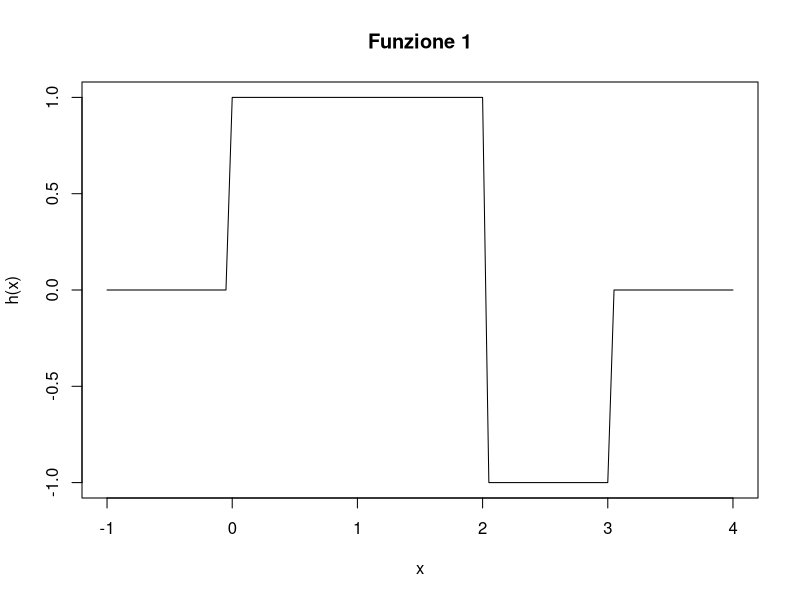
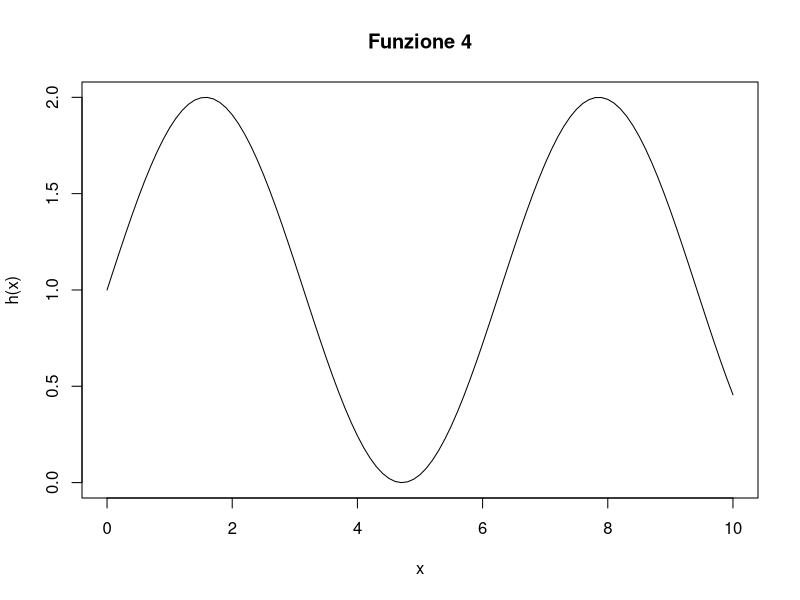
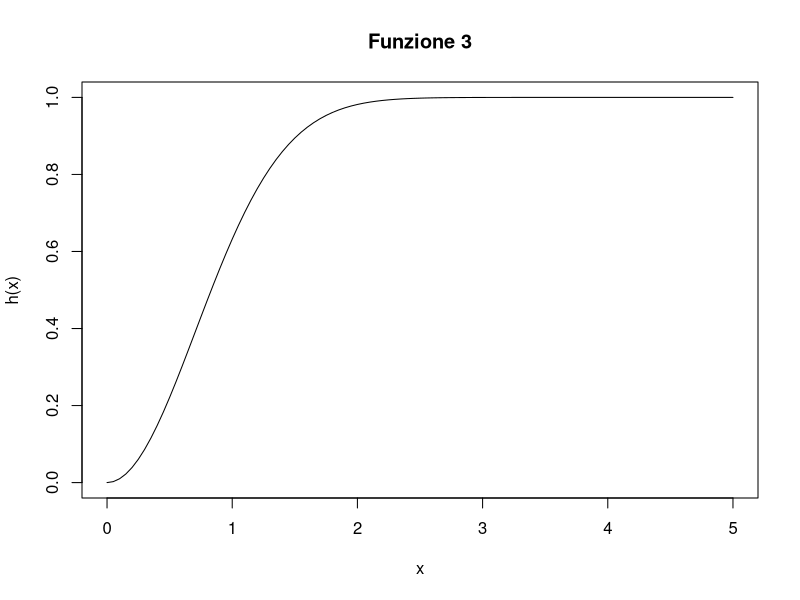
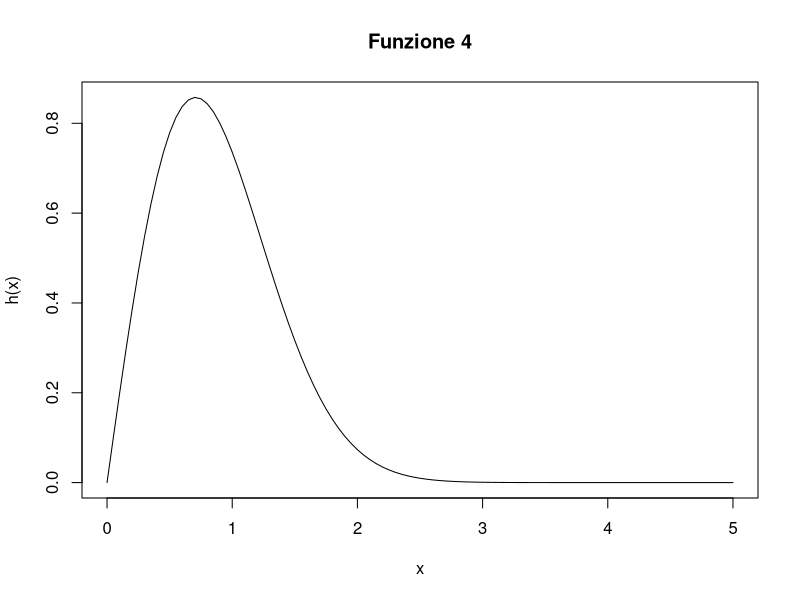

R code for these plots, in order:
# a. 
h1 <- function(x) {
  ifelse(x >= 0 & x <= 2, 1, ifelse(x >= 2 & x <= 3, -1, 0))
}

# Plot 1
curve(h1(x), from = -1, to = 4, ylab = "h(x)", main = "Funzione 1")
integrate(function(x) h1(x), -Inf, Inf) # Neither a PDF nor a CDF

# b.
h2 <- function(x) {
  sin(x) + 1
}

# Plot 2
curve(h2(x), from = 0, to = 10, ylab = "h(x)", main = "Funzione 4")
# integrate(function(x) h2(x), -Inf, Inf)
# It oscillates, it does not integrate, it is not a PDF or CDF

# c.
h3 <- function(x) {
  ifelse(x >= 0, 1 - exp(-x^2), 0)
}

# Plot 3
curve(h3(x), from = 0, to = 5, ylab = "h(x)", main = "Funzione 3")
# integrate(function(x) h3(x), 0, Inf)
# It does not integrate to 1, it is a valid CDF

# d.
h4 <- function(x) {
  ifelse(x >= 0, 2 * x * exp(-x^2), 0)
}

# Plot 4
curve(h4(x), from = 0, to = 5, ylab = "h(x)", main = "Funzione 4")
integrate(function(x) h4(x), 0, Inf) # It integrates to 1, it is a valid PDF

